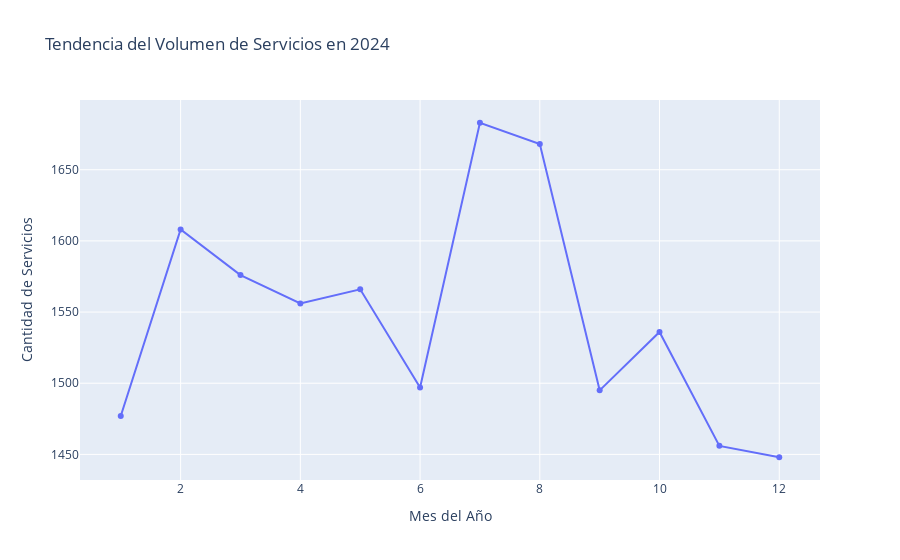

Source (notebook cell):
### Markdown cell above
## Volumen de servicios del año 2024

### Code cell
df_3['Fecha'] = pd.to_datetime(df_3['Fecha'], format='%d/%m/%Y')

df_filtered_2 = df_3.loc[df_3['Fecha'].dt.month.isin([1, 2, 3, 4, 5, 6, 7, 8, 9, 10, 11, 12])]

df_2024 = df_filtered_2.loc[df_filtered_2['Fecha'].dt.year == 2024]

volumen_servicios = df_2024.groupby(df_2024['Fecha'].dt.month)['Orden de Servicio'].count().reset_index()
volumen_servicios.columns = ['Mes', 'Total_Servicios']

fig = px.line(volumen_servicios, x='Mes', y='Total_Servicios', markers=True,
                title="Tendencia del Volumen de Servicios en 2024",
                labels={"Mes": "Mes del Año", "Total_Servicios": "Cantidad de Servicios"})

fig.show()

### Figure 1 — Plotly figure (JSON) as saved in the notebook; plotly's stock layout.template omitted (floating-point values rounded to 4 significant figures)
{"data": [{"hovertemplate": "Mes del Año=%{x}<br>Cantidad de Servicios=%{y}<extra></extra>", "legendgroup": "", "line": {"color": "#636efa", "dash": "solid"}, "marker": {"symbol": "circle"}, "mode": "lines+markers", "name": "", "orientation": "v", "showlegend": false, "type": "scatter", "x": [1, 2, 3, 4, 5, 6, 7, 8, 9, 10, 11, 12], "xaxis": "x", "y": [1477, 1608, 1576, 1556, 1566, 1497, 1683, 1668, 1495, 1536, 1456, 1448], "yaxis": "y"}], "layout": {"legend": {"tracegroupgap": 0}, "title": {"text": "Tendencia del Volumen de Servicios en 2024"}, "xaxis": {"anchor": "y", "domain": [0, 1], "title": {"text": "Mes del Año"}}, "yaxis": {"anchor": "x", "domain": [0, 1], "title": {"text": "Cantidad de Servicios"}}}}
